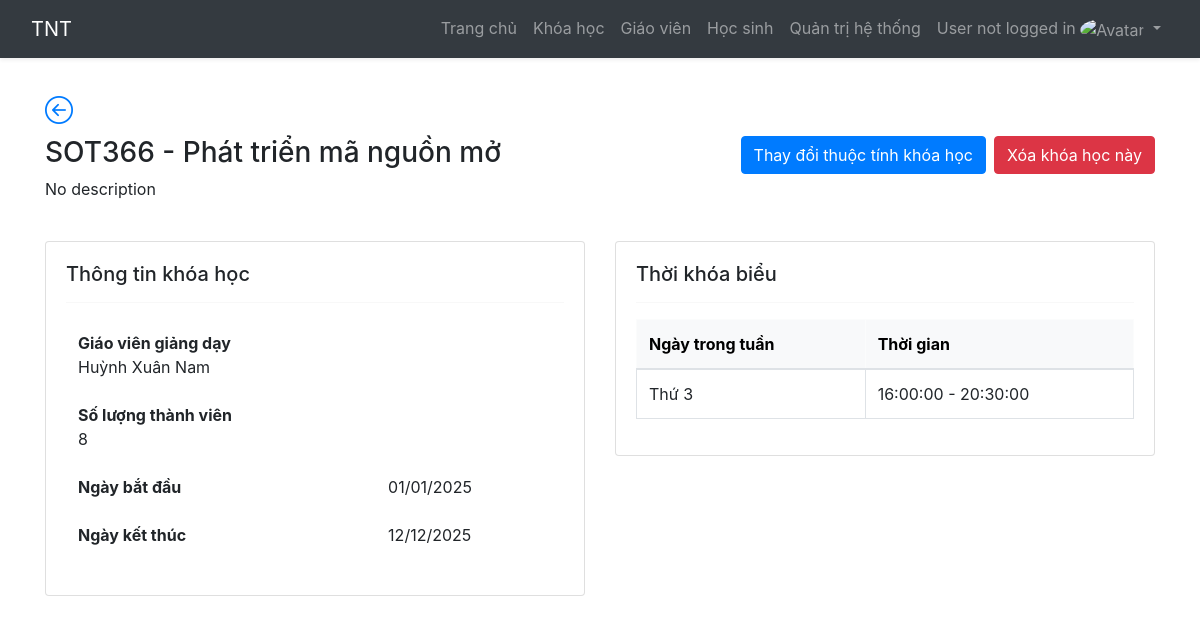
The app's page /admin/course_show.php?id=1&teacher_id=9, older data.
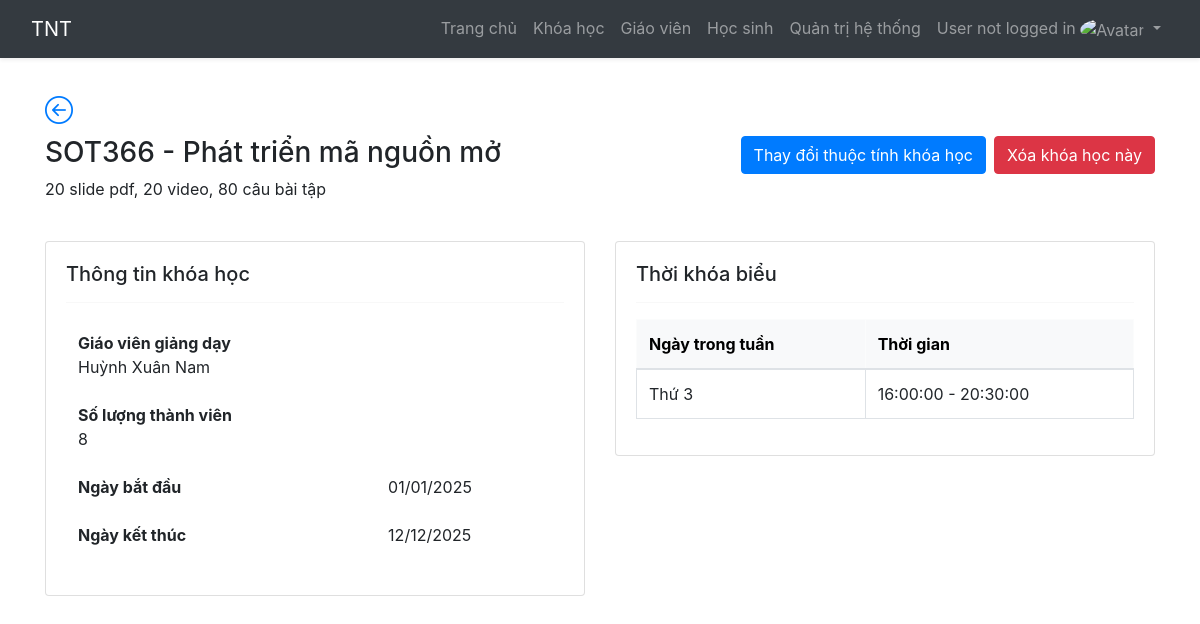
The same page, newer data.
### tables this page shows
CREATE TABLE `course` (
  `course_id` int(11) NOT NULL,
  `course_background` varchar(255) DEFAULT NULL,
  `course_code` varchar(10) NOT NULL,
  `course_name` varchar(255) NOT NULL,
  `course_description` text NOT NULL,
  `teacher_id` bigint(20) NOT NULL,
  `start_date` date NOT NULL,
  `end_date` date NOT NULL,
  `status` char(1) NOT NULL,
  `price` decimal(10,2) NOT NULL DEFAULT 0.00
);

### admin/course_show.php (the view, shortened to what the changed rows need)
<?php
include_once('layout.php');
include_once('../config/connect.php');
$course_id = $_GET['id'];
$sql_layout = "SELECT * FROM course WHERE course_id = $course_id";
$result_layout = mysqli_query($dbconnect, $sql_layout);
if ($result_layout) {
    $row_layout = mysqli_fetch_assoc($result_layout);
} else {
    echo "Error retrieving course information: " . mysqli_error($dbconnect);
    exit();
}
?>
<!DOCTYPE html>
<html lang="en">
<head>
    <link rel="stylesheet" href="https://stackpath.bootstrapcdn.com/bootstrap/4.5.2/css/bootstrap.min.css">
    <link rel="stylesheet" href="https://cdn.jsdelivr.net/npm/bootstrap-icons@1.11.3/font/bootstrap-icons.min.css">
</head>
<body>
    <div class="container mt-4">
        <div class="row">
            <div class="col-md-6 align-items-center">
                <div>
                    <h3><?php echo $row_layout['course_code'] . " - " . $row_layout['course_name'] ?></h3>
                    <p><?php echo $row_layout['course_description'] ?></p>
                </div>
            </div>
        </div>
    </div>
    <div class="container mt-4">
        <div class="row">
            <div class="col-md-6">
                <div class="card">
                    <div class="card-body">
                        <table class="table table-borderless">
                            <tbody>
                                <tr>
                                    <td><b>Ngày bắt đầu</b></td>
                                    <td><?php echo date('d/m/Y', strtotime($row_layout['start_date'])) ?></td>
                                </tr>
                                <tr>
                                    <td><b>Ngày kết thúc</b></td>
                                    <td><?php echo date('d/m/Y', strtotime($row_layout['end_date'])) ?></td>
                                </tr>
                            </tbody>
                        </table>
                    </div>
                </div>
            </div>
            <div class="col-md-6">
                <div class="card mb-3">
                    <div class="card-body">
                        <table class="table table-bordered">
                            <thead class="table-light">
                                <th>Ngày trong tuần</th>
                                <th>Thời gian</th>
                            </thead>
                        </table>
                    </div>
                </div>
            </div>
        </div>
    </div>
</body>
</html>

Row changes from the older to the newer data that the page shows:
changed course "SOT366": course_description "No description" → "20 slide pdf, 20 video, 80 câu bài tập"
